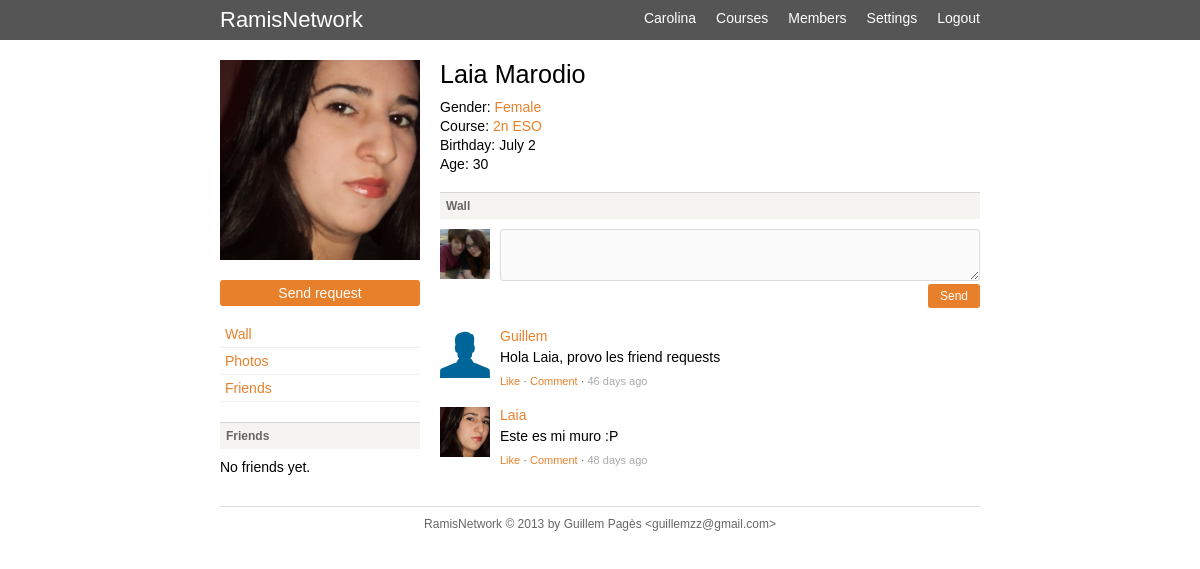
The app's page /profile.php?id=15 (signed in), older data.
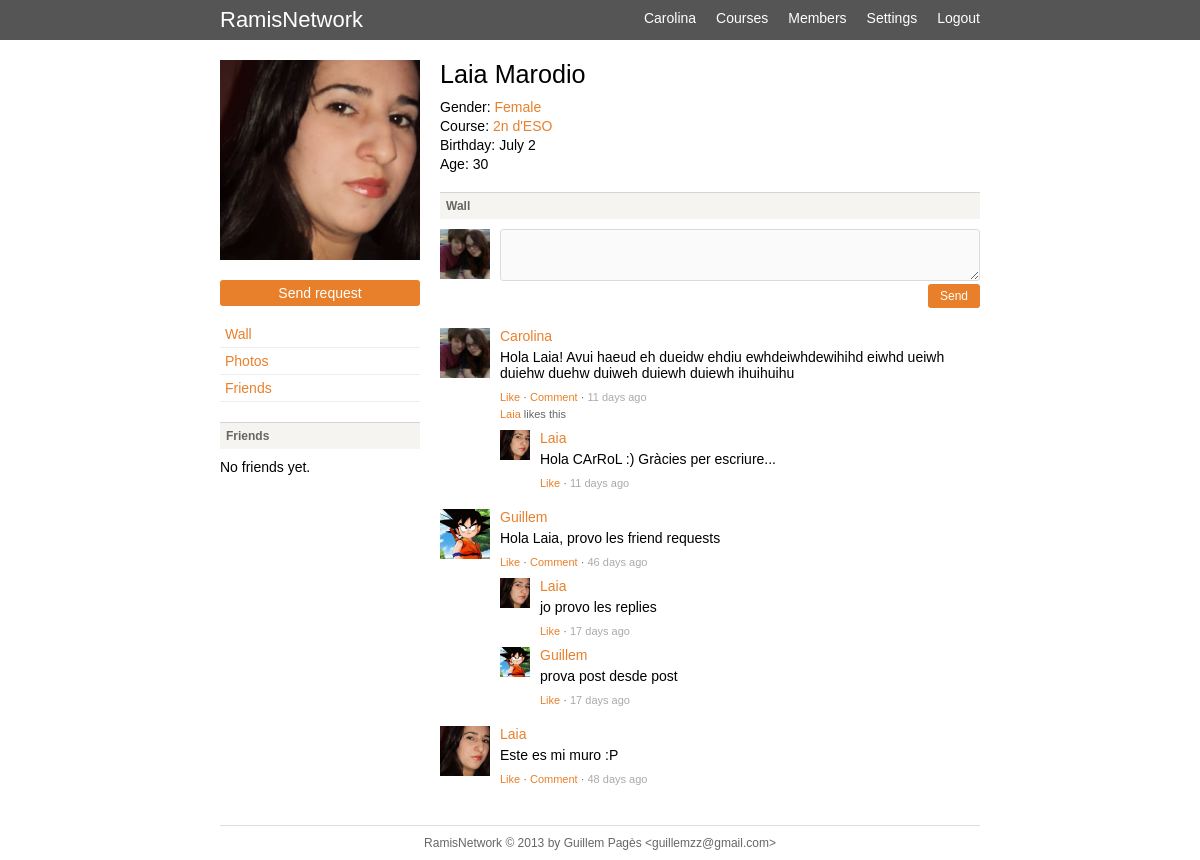
The same page, newer data.
### tables this page shows
CREATE TABLE `users` (
  `id` int(11) unsigned NOT NULL AUTO_INCREMENT,
  `name` varchar(100) NOT NULL DEFAULT '',
  `lastname` varchar(100) NOT NULL DEFAULT '',
  `email` varchar(100) NOT NULL DEFAULT '',
  `password` varchar(64) NOT NULL DEFAULT '',
  `birthday` date NOT NULL,
  `gender` tinyint(2) NOT NULL DEFAULT '0',
  `avatar` varchar(64) NOT NULL,
  `course` tinyint(3) NOT NULL DEFAULT '0',
  `privacy` tinyint(2) NOT NULL DEFAULT '0',
  `visits` int(11) NOT NULL DEFAULT '0',
  PRIMARY KEY (`id`),
  KEY `email` (`email`)
);

CREATE TABLE `courses` (
  `course_id` int(11) unsigned NOT NULL AUTO_INCREMENT,
  `course_name` varchar(100) NOT NULL DEFAULT '',
  `course_description` varchar(200) NOT NULL DEFAULT '',
  PRIMARY KEY (`course_id`)
);

CREATE TABLE `posts` (
  `post_id` int(11) unsigned NOT NULL AUTO_INCREMENT,
  `post_author` int(11) NOT NULL DEFAULT '0',
  `post_type` char(20) NOT NULL DEFAULT 'wall',
  `post_link` int(11) NOT NULL DEFAULT '0',
  `post_content` varchar(255) NOT NULL DEFAULT '',
  `post_date` timestamp NOT NULL DEFAULT CURRENT_TIMESTAMP,
  `post_parent` int(11) NOT NULL DEFAULT '0',
  `post_likes` int(11) NOT NULL DEFAULT '0',
  PRIMARY KEY (`post_id`),
  KEY `post_link` (`post_link`),
  KEY `post_type` (`post_type`),
  KEY `post_parent` (`post_parent`)
);

### lib/html.php (called while the page is built, shortened)
<?php
function do_view($name, $data=null) {
	$_view = VIEWS . $name . '_view.php';
	require($_view);
}
?>

### profile.php (called while the page is built, shortened)
<?php
require('config.php');
require(LIB . 'html.php');
require(LIB . 'User.php');
require(LIB . 'Post.php');
require(LIB . 'Photo.php');
$user = new User();
$user->id = intval($_REQUEST['id']);
if (!$user->read()) {
	do_error("User doesn't exists.");
}
$data['view'] = 'wall';
$data['photos'] = false;
$data['post_error'] = false;
$data['photo_error'] = false;
$data['friend_error'] = false;
$data['user'] = $user;
$data['posts'] = Post::get_posts('wall', $user->id);
$data['friends'] = User::get_friends($user->id);
do_view('profile', $data);
?>

### lib/db.php (called while the page is built, shortened)
<?php
	class db {
		var $dbuser;
		var $dbpassword;
		var $dbhost;
		var $dbmaster;
		var $persistent;
		var $master_persistent;
		var $dbh_update = false;
		var $dbh_select = false;
		var $dbh = false;
		function db($dbuser='', $dbpassword='', $dbname='', $dbhost='localhost', $dbmaster=false) {
			$this->dbuser = $dbuser;
			$this->dbpassword = $dbpassword;
			$this->dbname = $dbname;
			$this->dbhost = $dbhost;
			$this->dbmaster = $dbmaster;
			if ( $dbmaster && $dbmaster != $dbhost ) {
				$this->dbmaster = $dbmaster;
			} else {
				$this->dbmaster = false;
			}
		}
		function connect($master = false) {
			if ($master && $this->dbmaster ) {
				if ($this->dbh_update) {
					$this->dbh = & $this->dbh_update;
					return;
				} else {
					if ($this->master_persistent) {
						$this->dbh_update = @mysql_pconnect($this->dbmaster, $this->dbuser,$this->dbpassword, MYSQL_CLIENT_COMPRESS);
					} else {
						$this->dbh_update = @mysql_connect($this->dbmaster, $this->dbuser,$this->dbpassword, MYSQL_CLIENT_COMPRESS);
					}
					$this->dbh = & $this->dbh_update;
				}
			} else {
				if ($this->persistent) {
					$this->dbh_select = @mysql_pconnect($this->dbhost, $this->dbuser,$this->dbpassword);
				} else {
					$this->dbh_select = @mysql_connect($this->dbhost, $this->dbuser,$this->dbpassword);
				}
				$this->dbh = & $this->dbh_select;
			}
		}
		function flush() {
			$this->last_result = null;
		}
		function query($query) {
			$query = trim($query);
			$is_update = preg_match("/^(insert|delete|update|replace)\s+/i",$query);
			$return_val = 0;
			$this->result = @mysql_query($query,$this->dbh);
			if ( $is_update ) {
				$this->rows_affected = mysql_affected_rows();
				$return_val = $this->rows_affected;
			} else {
				$num_rows=0;
				while ( $row = @mysql_fetch_object($this->result) ) {
					$this->last_result[$num_rows] = $row;
					$num_rows++;
				}
				$this->num_rows = $num_rows;
				$return_val = $this->num_rows;
			}
			return $return_val;
		}
		function get_var($query=null,$x=0,$y=0) {
			if ( $this->last_result[$y] ) {
				$values = array_values(get_object_vars($this->last_result[$y]));
			}
			return (isset($values[$x]) && $values[$x]!=='')?$values[$x]:null;
		}
		function get_row($query=null,$y=0) {
			if ( $query ) {
				$this->query($query);
			}
			return $this->last_result[$y]?$this->last_result[$y]:null;
		}
		function get_col($query=null,$x=0) {
			if ( $query ) {
				$this->query($query);
			}
			$new_array = array();
			for ( $i=0; $i < count($this->last_result); $i++ ) {
				$new_array[$i] = $this->get_var(null,$x,$i);
			}
			return $new_array;
		}
}
$db = new db(DB_USER, DB_PASSWORD, DB_NAME, DB_HOST);
?>

### lib/User.php (called while the page is built, shortened)
<?php
class User {
	public $id;
	public $birthday;
	public $gender;
	function __construct($id=0) {
		if ($id > 0) {
			$this->id = $id;
			$this->read();
		}
	}
	public function read() {
		global $db;
		$user = $db->get_row("SELECT * FROM users LEFT JOIN courses ON course = course_id WHERE id = $this->id");
		if ($user) {
			$this->id = $user->id;
			$this->name = $user->name;
			$this->lastname = $user->lastname;
			$this->birthday = strtotime($user->birthday);
			$this->gender = $user->gender;
			$this->avatar = $user->avatar;
			$this->course = $user->course;
			$this->course_name = $user->course_name;
			return true;
		}
		return false;
	}
	public function get_age() {
		return date('Y') - date('Y', $this->birthday);
	}
	public function get_gender() {
		switch ($this->gender) {
			case 2: return 'Female';
		}
	}
}
?>

### lib/Post.php (called while the page is built, shortened)
<?php
class Post {
	public $id = 0;
	public $parent = 0;
	function __construct($id = 0) {
		if ($id > 0) {
			$this->id = $id;
			$this->read();
		}
	}
	public function read() {
		global $db;
		$post = $db->get_row("SELECT * FROM posts, users WHERE post_author = id AND post_id = $this->id");
		if ($post) {
			$this->id = $post->post_id;
			$this->author = $post->post_author;
			$this->name = $post->name;
			$this->content = $post->post_content;
			$this->date = strtotime($post->post_date);
			$this->parent = $post->post_parent;
			$this->avatar = $post->avatar;
			return true;
		}
		return false;
	}
	public function print_post() {
		$data['post'] = $this;
		$data['likes'] = get_user_likes('post', $this->id);
		$data['likes_count'] = get_likes_count('post', $this->id);
		$data['replies'] = $this->get_replies();
		$data['is_reply'] = $this->parent > 0 ? true : false;
		do_view('post', $data);
	}
	private function get_replies() {
		global $db, $current_user;
		$replies = $db->get_col("SELECT post_id FROM posts WHERE post_parent=$this->id");
		if ($replies) {
			foreach ($replies as $reply_id) {
				$reply = new Post($reply_id);
				$replies_array[] = $reply;
			}
			return $replies_array;
		}
		return false;
	}
	public function permalink() {
		return ROOT . 'post.php?id=' . $this->id;
	}
	public static function get_posts($type, $link) {
		global $db;
		$post_ids = $db->get_col("SELECT post_id FROM posts WHERE post_type = '$type' AND post_link = $link AND post_parent=0 ORDER BY post_id DESC");
		if ($post_ids) {
			foreach ($post_ids as $id) {
				$post = new Post();
				$post->id = $id;
				if ($post->read()) {
					$posts_array[] = $post;
				}
			}
			return $posts_array;
		}
		return false;
	}
}
?>

### lib/Login.php (called while the page is built, shortened)
<?php
class Login {
	function __construct() {
		global $db;
		if (isset($_COOKIE['auth'])) {
			$user_id = intval($_COOKIE['auth']);
			$user = $db->get_row("SELECT id, name, avatar FROM users WHERE id = $user_id LIMIT 1");
			if ($user) {
				$this->id = $user->id;
			}
		}
	}
}
$current_user = new Login();
?>

### config.php (called while the page is built, shortened)
<?php
require(LIB . 'db.php');
require(LIB . 'Login.php');
require(LIB . 'functions.php');
?>

### views/post_view.php (the view, shortened to what the changed rows need)
<?php if ($is_reply) { ?>
<div class="post-reply">
	<div class="post-avatar-reply">
<?php } else { ?>
<div class="post">
	<div class="post-avatar">
<?php } ?>
		<a href="<?php echo profile_uri($post->author); ?>">
			<?php if ($is_reply) { ?>
				<img src="<?php echo get_avatar($post->avatar); ?>" width="30" height="30" alt="<?php echo $post->name; ?>" />
			<?php } else { ?>
				<img src="<?php echo get_avatar($post->avatar); ?>" width="50" height="50" alt="<?php echo $post->name; ?>" />
			<?php } ?>
		</a>
	</div>
<?php if ($is_reply) { ?>
	<div class="post-body-reply">
<?php } else { ?>
	<div class="post-body">
<?php } ?>
		<div class="post-name"><a href="<?php echo profile_uri($post->author); ?>"><?php echo $post->name; ?></a></div>
		<div class="post-content"><?php echo $post->content; ?></div>
		<div class="post-links">
			<span id="like-<?php echo $post->id; ?>"><a href="javascript:like('<?php echo $post->id; ?>', '<?php echo $current_user->id; ?>');">Like</a></span> ·
			<?php if (!$is_reply) { ?>
			<a href="#" onclick="$('#box-<?php echo $post->id; ?>').toggle();return false;">Comment</a> ·
			<?php } ?>
			<a href="<?php echo $post->permalink(); ?>" style="color:#AAA;" title="<?php echo date("d-m-Y H:i", $post->date); ?>"><?php echo time_ago($post->date); ?> ago</a>
		</div>
		<?php if ($likes) { ?>
			<div class="post-likes"><?php echo $likes; ?> <?php if ($likes_count > 1) echo 'like'; else echo 'likes'; ?> this</div>
		<?php } ?>
		<?php if ($replies) { ?>
			<div class="post-replies">
				<?php foreach ($replies as $reply) { ?>
					<?php $reply->print_post(); ?>
				<?php } ?>
			</div>
		<?php } ?>
	</div>
</div>

### views/profile_view.php (shortened to what the changed rows need)
<div class="sidebar">
	<div class="avatar">
		<img src="<?php echo get_avatar($user->avatar); ?>" width="200" height="200" alt="" />
	</div>
</div>
<div class="main">
	<div class="user-details">
		<h2><?php echo $user->name; ?> <?php echo $user->lastname; ?></h2>
		<p>Gender: <a href="<?php echo search('gender', $user->gender); ?>"><?php echo $user->get_gender(); ?></a></p>
		<p>Course: <a href="<?php echo search('course', $user->course); ?>"><?php echo $user->course_name; ?></a></p>
		<p>Birthday: <?php echo date("F j", $user->birthday); ?></p>
		<p>Age: <?php echo $user->get_age(); ?></p>
	</div>
	<?php if ($view == 'wall') { ?>
		<?php
			if ($posts) {
				foreach ($posts as $post) {
					$post->print_post();
				}
			} else {
				echo 'No posts yet.';
			}
		?>
	<?php } else if ($view == 'photos') { ?>
		<h3>Photos</h3>
		<?php if ($photo_error) echo '<div class="error">' . $photo_error . '</div>'; ?>
		<?php Photo::print_form($user->id); ?>
		<?php
			if ($photos) {
				foreach ($photos as $photo) {
					echo '<a href="' . $photo->src2() . '">';
					echo '<img src="' . $photo->src() .'" width="180" height="135" />';
					echo '</a>';
				}
			} else {
				echo 'No photos yet.';
			}
		?>
	<?php } else if ($view == 'friends') { ?>
		<h3>Friends</h3>
		<?php
			if ($friends) {
				echo '<ul class="logs">';
				foreach ($friends as $friend) {
					echo '<li>';
					echo '<a href="' . profile_uri($friend->id) . '">';
					echo '<img src="' . get_avatar($friend->avatar) . '" width="50" height="50" />';
					echo $friend->name;
					echo '</a>';
					echo '</li>';
				}
				echo '</ul>';
			} else {
				echo 'No friends yet.';
			}
		?>
	<?php } ?>
</div>

### lib/functions.php (shortened to what the changed rows need)
<?php
function get_user_likes($type, $link) {
	global $db, $current_user;
	$user_links = array();
	require_once(LIB  . 'User.php');
	$users = $db->get_col("SELECT user FROM likes WHERE type = '$type' AND link = $link");
	if ($users) {
		foreach ($users as $user_id) {
			$user = new User($user_id);
			if ($current_user->id == $user->id) {
				$user_links[] = 'You';
			} else {
				$user_links[] = '<a href="' . profile_uri($user->id) . '">' . $user->name . '</a>';
			}
		}
	}
	return implode(', ', $user_links);
}
function profile_uri($id) {
	return ROOT . 'profile.php?id=' . $id;
}
function search($key, $value) {
	return ROOT . 'members.php?' . $key . '=' . $value;
}
function get_avatar($name='') {
	if (!empty($name)) {
		$file = PATH . 'img/avatars/' . $name;
		if (file_exists($file)) {
			return ROOT . 'img/avatars/' . $name;
		}
	}
	return ROOT . 'img/default.jpg';
}
function time_ago($time) {
	$txt = "";
	$diff = time() - $time;
	$days = intval($diff / 86400);
	$diff = $diff % 86400;
	$diff = $diff % 3600;
	if ($days> 1) return " $days days";
	else if ($days==1) return " $days day";
    return $txt;
}
?>

Row changes from the older to the newer data that the page shows:
changed users "Laia": courses.course_name "2n ESO" → "2n d'ESO"
added posts: users.avatar (picture), users.name "Carolina", post_content "Hola Laia! Avui haeud eh dueidw ehdiu ewhdeiwhdewihihd eiwhd ueiwh duiehw duehw duiweh duiewh duiewh ihuihuihu", post_date "11 days", users.name "Laia", shows "likes", shown under "Wall"
added posts: users.avatar (picture), users.name "Laia", post_content "Hola CArRoL :) Gràcies per escriure...", post_date "11 days", shown under "Carolina"
changed through a linked row, posts "Hola Laia, provo les friend requests": users.avatar: picture added in place of a placeholder
added posts: users.avatar (picture), users.name "Laia", post_content "jo provo les replies", post_date "17 days", shown under "Guillem"
added posts: users.avatar (picture), users.name "Guillem", post_content "prova post desde post", post_date "17 days"
